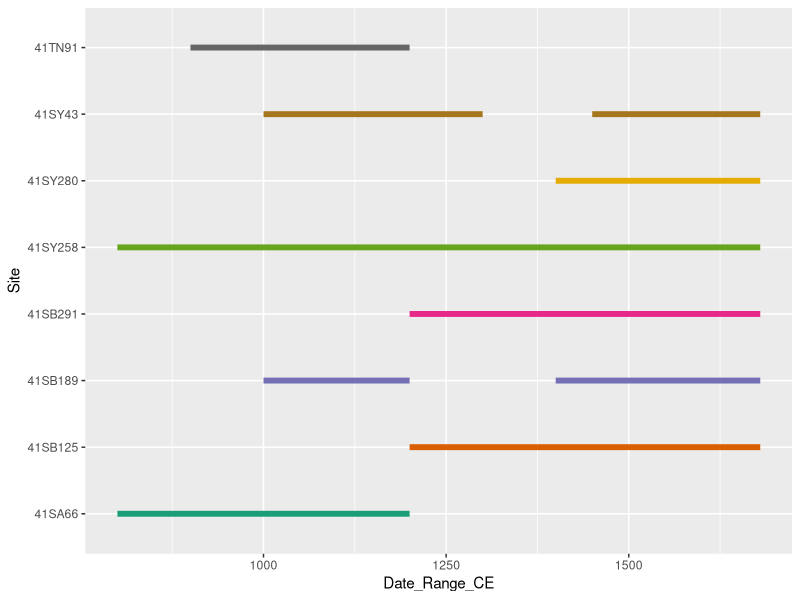

This figure's R source: (Note: this script raises an error after producing the figure.)
## ---- chunk 1
# load ggplot2
library(ggplot2)

# gantt chart of (possible) relative dates for ceramic components
temp<-data.frame(Site=c('41SA66','41SB125','41SB189','41SB189','41SB291','41SY43','41SY43','41SY258','41SY280','41TN91'),
                 Date_Range_CE=c(800,1200,1000,1400,1200,1000,1450,800,1400,900), # in years BCE/CE
                 end=c(1200,1680,1200,1680,1680,1300,1680,1680,1680,1200) # in years CE
)
temp.site<-ggplot(temp,aes(x=Date_Range_CE,xend=end,y=Site,yend=Site,color=Site)) +
  geom_segment(size=2) +
  scale_color_brewer(palette = "Dark2") +
  theme(legend.position = "none")
# render figure
temp.site
## ---- chunk 2
# incision image
knitr::include_graphics('images/sa66-inc.png')
fig.cap="Incisions on sherd 41sa66."
## ---- chunk 3
# incision image
knitr::include_graphics('images/sa66-4-inc.png')
fig.cap="Incisions on sherd 41sa66-4."
## ---- chunk 4
# incision image
knitr::include_graphics('images/sa66-5-inc.png')
fig.cap="Incisions on sherd 41sa66-5."
## ---- chunk 5
# incision image
knitr::include_graphics('images/sa66-6-inc.png')
fig.cap="Incisions on sherd 41sa66-6."
## ---- chunk 6
# incision image
knitr::include_graphics('images/41sb125-2-st27-25cm-lot100-inc.png')
fig.cap="Incisions on sherd 41sb125-2-st27-25cm-lot100."
## ---- chunk 7
# incision image
knitr::include_graphics('images/41sb125-3-st27-lot99-inc.png')
fig.cap="Incisions on sherd 41sb125-3-st27-lot99."
## ---- chunk 8
# incision image
knitr::include_graphics('images/41sb125-11-st11-lot50-inc.png')
fig.cap="Incisions on sherd 41sb125-11-st11-lot50."
## ---- chunk 9
# incision image
knitr::include_graphics('images/41SB189-9-lot17-inc.png')
fig.cap="Incisions on sherd 41sb189-9-lot17."
## ---- chunk 10
# incision image
knitr::include_graphics('images/41sb189-10-Lot17-inc.png')
fig.cap="Incisions on sherd 41sb189-10-Lot17."
## ---- chunk 11
# incision image
knitr::include_graphics('images/41sb291-4-st64-3040-lot245-inc.png')
fig.cap="Incisions on sherd 41sb291-4-st64-3040-lot245."
## ---- chunk 12
# incision image
knitr::include_graphics('images/41sb291-9-st61-50-55-lot229-inc.png')
fig.cap="Incisions on sherd 41sb291-9-st61-50-55-lot229."
## ---- chunk 13
# incision image
knitr::include_graphics('images/41sy43-1-inc.png')
fig.cap="Incisions on sherd 41sy43-1."
## ---- chunk 14
# incision image
knitr::include_graphics('images/41sy43-13-1191-inc.png')
fig.cap="Incisions on sherd 41sy43-13-1191."
## ---- chunk 15
# incision image
knitr::include_graphics('images/41sy43-19-inc.png')
fig.cap="Incisions on sherd 41sy43-19."
## ---- chunk 16
# incision image
knitr::include_graphics('images/41sy43-830-inc.png')
fig.cap="Incisions on sherd 41sy43-830."
## ---- chunk 17
# incision image
knitr::include_graphics('images/41sy43-k-2-27-37-inc.png')
fig.cap="Incisions on sherd 41sy43-k-2-27-37."
## ---- chunk 18
# incision image
knitr::include_graphics('images/41sy43-K-6-1020-inc.png')
fig.cap="Incisions on sherd 41sy43-K-6-1020."
## ---- chunk 19
# incision image
knitr::include_graphics('images/41sy43-k8-17-inc.png')
fig.cap="Incisions on sherd 41sy43-k8-17."
## ---- chunk 20
# incision image
knitr::include_graphics('images/41sy43-lot1035-2030-inc.png')
fig.cap="Incisions on sherd 41sy43-lot1035-2030."
## ---- chunk 21
# incision image
knitr::include_graphics('images/41sy258-st2-10-20-inc.png')
fig.cap="Incisions on sherd 41sy258-st2-10-20."
## ---- chunk 22
# incision image
knitr::include_graphics('images/41sy258-st3-2030-inc.png')
fig.cap="Incisions on sherd 41sy258-st3-2030."
## ---- chunk 23
# incision image
knitr::include_graphics('images/41sy280-inc.png')
fig.cap="Incisions on sherd 41sy280."
## ---- chunk 24
# incision image
knitr::include_graphics('images/41sy280-11-inc.png')
fig.cap="Incisions on sherd 41sy280-11."
## ---- chunk 25
# incision image
knitr::include_graphics('images/41sy280-18-inc.png')
fig.cap="Incisions on sherd 41sy280-18."
## ---- chunk 26
# incision image
knitr::include_graphics('images/41sy280-20-inc.png')
fig.cap="Incisions on sherd 41sy280-20."
## ---- chunk 27
# incision image
knitr::include_graphics('images/41sy280-84-inc.png')
fig.cap="Incisions on sherd 41sy280-84."
## ---- chunk 28
# incision image
knitr::include_graphics('images/41sy280-101-inc.png')
fig.cap="Incisions on sherd 41sy280-101."
## ---- chunk 29
# incision image
knitr::include_graphics('images/41sy280-127-inc.png')
fig.cap="Incisions on sherd 41sy280-127."
## ---- chunk 30
# incision image
knitr::include_graphics('images/41sy280-lot31-inc.png')
fig.cap="Incisions on sherd 41sy280-lot31."
## ---- chunk 31
# incision image
knitr::include_graphics('images/41sy280-lot48-inc.png')
fig.cap="Incisions on sherd 41sy280-lot48."
## ---- chunk 32
# incision image
knitr::include_graphics('images/41sy280-lot50-inc.png')
fig.cap="Incisions on sherd 41SY280-lot50."
## ---- chunk 33
# incision image
knitr::include_graphics('images/41sy280-lot52-inc.png')
fig.cap="Incisions on sherd 41sy280-lot52."
## ---- chunk 34
# incision image
knitr::include_graphics('images/41sy280-lot90-inc.png')
fig.cap="Incisions on sherd 41sy280-lot90."
## ---- chunk 35
# incision image
knitr::include_graphics('images/41sy280-lot91-inc.png')
fig.cap="Incisions on sherd 41sy280-lot91."
## ---- chunk 36
# incision image
knitr::include_graphics('images/41sy280-lot94-inc.png')
fig.cap="Incisions on sherd 41sy280-lot94."
## ---- chunk 37
# incision image
knitr::include_graphics('images/41sy280-lot107-inc.png')
fig.cap="Incisions on sherd 41sy280-lot107."
## ---- chunk 38
# incision image
knitr::include_graphics('images/41sy280-lot112-inc.png')
fig.cap="Incisions on sherd 41sy280-lot112."
## ---- chunk 39
# incision image
knitr::include_graphics('images/41sy280-lot125-inc.png')
fig.cap="Incisions on sherd 41sy280-lot125."
## ---- chunk 40
# incision image
knitr::include_graphics('images/41tn91-u1-0-10-inc.png')
fig.cap="Incisions on sherd 41tn91-u1-0-10."
## ---- chunk 41
# incision image
knitr::include_graphics('images/41tn91-u1-2030-inc.png')
fig.cap="Incisions on sherd 41tn91-u1-2030."
## ---- chunk 42
# incision image
knitr::include_graphics('images/41tn91-u2-1020-inc.png')
fig.cap="Incisions on sherd 41tn91-u2-1020."
## ---- chunk 43
# incision image
knitr::include_graphics('images/41tn91-u3-2030-inc.png')
fig.cap="Incisions on sherd 41tn91-u3-2030."
## ---- chunk 44
# incision image
knitr::include_graphics('images/41tn91-u4-0-20-inc.png')
fig.cap="Incisions on sherd 41tn91-u4-0-20."
## ---- chunk 45
# incision image
knitr::include_graphics('images/41tn91-u4-4050-inc.png')
fig.cap="Incisions on sherd 41tn91-u4-4050."
## ---- chunk 46
# incision image
knitr::include_graphics('images/41tn91-u4-5060-inc.png')
fig.cap="Incisions on sherd 41tn91-u4-5060."
## ---- chunk 47
# incision image
knitr::include_graphics('images/41tn91-u6-3040-inc.png')
fig.cap="Incisions on sherd 41tn91-u6-3040."
## ---- chunk 48
# incision image
knitr::include_graphics('images/41tn91-u7-30-40-inc.png')
fig.cap="Incisions on sherd 41tn91-u7-30-40."
## ---- chunk 49
# incision image
knitr::include_graphics('images/41tn91-u8-1020-inc.png')
fig.cap="Incisions on sherd 41tn91-u8-1020."
## ---- chunk 50
# incision image
knitr::include_graphics('images/41tn91-unit2-lot17-inc.png')
fig.cap="Incisions on sherd 41tn91-unit2-lot17."
